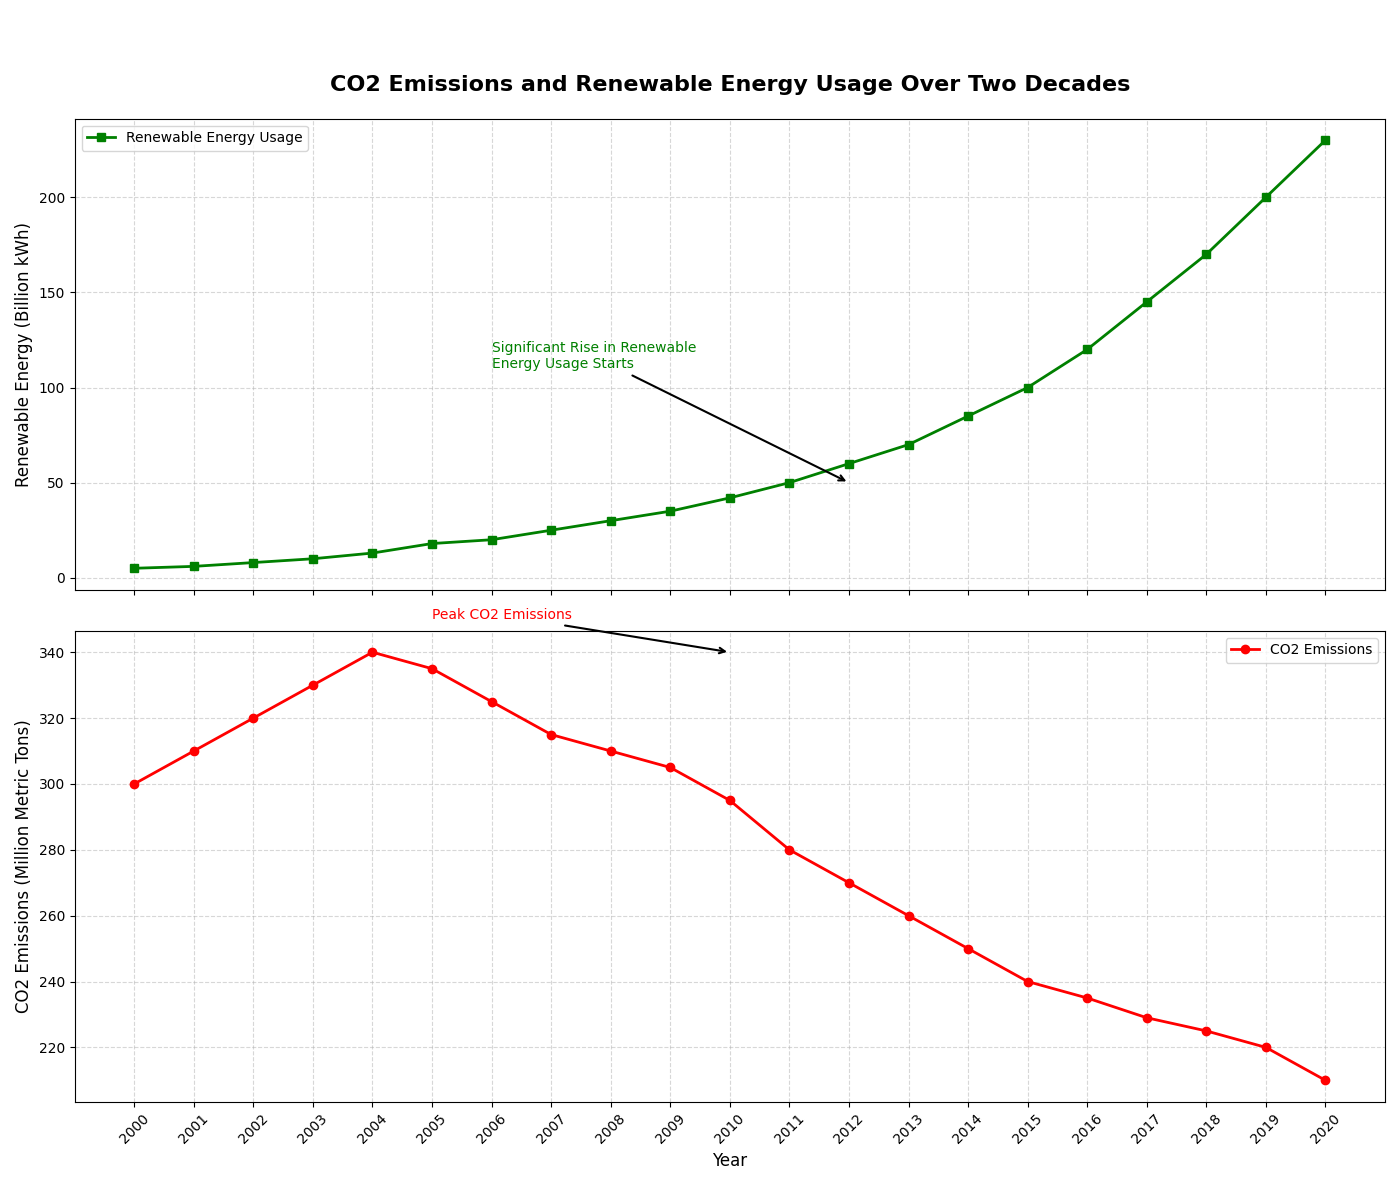

Reproduce this figure in Python.
import matplotlib.pyplot as plt
import numpy as np

# Define the years
years = np.arange(2000, 2021)

# Data for CO2 emissions (in million metric tons)
co2_emissions = [300, 310, 320, 330, 340, 335, 325, 315, 310, 305, 295, 280, 270, 260, 250, 240, 235, 229, 225, 220, 210]

# Data for renewable energy usage (in billion kWh)
renewable_energy = [5, 6, 8, 10, 13, 18, 20, 25, 30, 35, 42, 50, 60, 70, 85, 100, 120, 145, 170, 200, 230]

# Create the plot
fig, (ax1, ax2) = plt.subplots(2, 1, figsize=(14, 12), sharex=True)

# Plot renewable energy usage as a line chart
ax1.plot(years, renewable_energy, label='Renewable Energy Usage', color='green', linewidth=2, marker='s', linestyle='-', markersize=6)
ax1.set_title('CO2 Emissions and Renewable Energy Usage Over Two Decades', fontsize=16, fontweight='bold', pad=20)
ax1.set_ylabel('Renewable Energy (Billion kWh)', fontsize=12)
ax1.grid(True, linestyle='--', alpha=0.5)
ax1.legend(loc='upper left', fontsize=10)

# Plot CO2 emissions as a line chart
ax2.plot(years, co2_emissions, label='CO2 Emissions', color='red', linewidth=2, marker='o', linestyle='-', markersize=6)
ax2.set_xlabel('Year', fontsize=12)
ax2.set_ylabel('CO2 Emissions (Million Metric Tons)', fontsize=12)
ax2.grid(True, linestyle='--', alpha=0.5)
ax2.legend(loc='upper right', fontsize=10)

# Annotate the significant events and data points on the charts
ax1.annotate('Significant Rise in Renewable\nEnergy Usage Starts', xy=(2012, 50), xytext=(2006, 110),
             arrowprops=dict(facecolor='green', arrowstyle='->', lw=1.5), fontsize=10, color='green')

ax2.annotate('Peak CO2 Emissions', xy=(2010, 340), xytext=(2005, 350),
             arrowprops=dict(facecolor='red', arrowstyle='->', lw=1.5), fontsize=10, color='red')

# Automatically adjust layout to prevent overlap and clipping
plt.tight_layout(rect=[0, 0.03, 1, 0.95])

# Rotate x-axis labels for readability
plt.xticks(years, rotation=45)

# Display the plot
plt.show()
